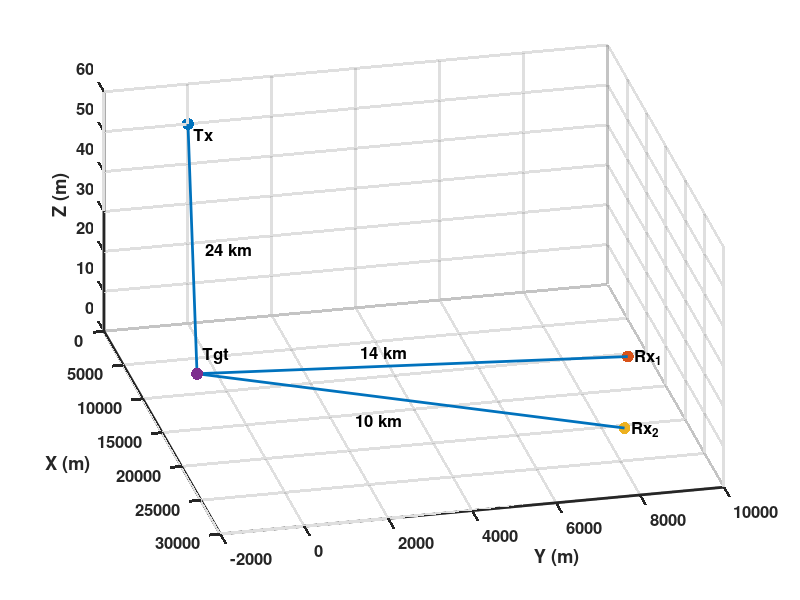

Write MATLAB code to recreate this figure.
tx = [0 0 50];
tgt = [24000 -2000 30];
rx1 = [16000 9000 10];
rx2 = [26000 8000 10];

%compute the paths
path1 = tgt - tx;
path2 = rx1 - tgt;
path3 = rx2 - tgt;

theta1 = atan2(path1(2),path1(1))*180/pi;
theta2bound = [atan2(tgt(2) - tx(2), tgt(1) - tx(1)) atan2(rx1(2) - tx(2), rx1(1) - tx(1))]*180/pi
theta3bound = [atan2(tgt(2) - tx(2), tgt(1) - tx(1)) atan2(rx2(2) - tx(2), rx2(1) - tx(1))]*180/pi

d1 = sqrt(sum(path1.^2))/1000;
d2 = sqrt(sum(path2.^2))/1000;
d3 = sqrt(sum(path3.^2))/1000;

v2 = path2/(d2*1000);
v3 = path3/(d3*1000);

Npoints = 2*15000;
p2 = tgt;
p3 = tgt;
for i = 1:Npoints
    theta2(i) = atan2(p2(2) - tx(2),p2(1) - tx(1));
    p2 = p2 + 0.5*v2;
    
    theta3(i) = atan2(p3(2) - tx(2),p3(1) - tx(1));
    p3 = p3 + 0.5*v3;
end

xx = [tx(1) tgt(1) rx1(1) rx2(1)];
yy = [tx(2) tgt(2) rx1(2) rx2(2)];
zz = [tx(3) tgt(3) rx1(3) rx2(3)];

mSize = 75;

figure
scatter3(tx(1),tx(2),tx(3),mSize,'filled','b')
hold on
scatter3(rx1(1),rx1(2),rx1(3),mSize,'filled','g')
scatter3(rx2(1),rx2(2),rx2(3),mSize,'filled','g')
scatter3(tgt(1),tgt(2),tgt(3),mSize,'filled','r')
line([tx(1) tgt(1)],[tx(2) tgt(2)],[tx(3) tgt(3)],'LineWidth',2);
line([tgt(1) rx1(1)],[tgt(2) rx1(2)],[tgt(3) rx1(3)],'LineWidth',2);
line([tgt(1) rx2(1)],[tgt(2) rx2(2)],[tgt(3) rx2(3)],'LineWidth',2);
grid on
zlim([0 60])

text(tx(1)+300,tx(2)+100,tx(3)-2,'Tx','FontWeight','bold','FontSize',12)
text(tgt(1)+200,tgt(2)+100,tgt(3)+5,'Tgt','FontWeight','bold','FontSize',12)
text(rx1(1)+100,rx1(2)+150,rx1(3),'Rx_1','FontWeight','bold','FontSize',12)
text(rx2(1)+100,rx2(2)+150,rx2(3),'Rx_2','FontWeight','bold','FontSize',12)

tstring = sprintf('%0.0f km',d1);
text(10000,-500,36,tstring,'FontWeight','bold','FontSize',12)

tstring = sprintf('%0.0f km',d2);
text(17500,2500,20,tstring,'FontWeight','bold','FontSize',12)

tstring = sprintf('%0.0f km',d3);
text(27000,1500,20,tstring,'FontWeight','bold','FontSize',12)

xlabel('X (m)')
ylabel('Y (m)')
zlabel('Z (m)')

set(gca,'View',[77 41])

set(gca,'LineWidth',2)
set(gca,'FontSize',12)
set(gca,'FontWeight','bold')

